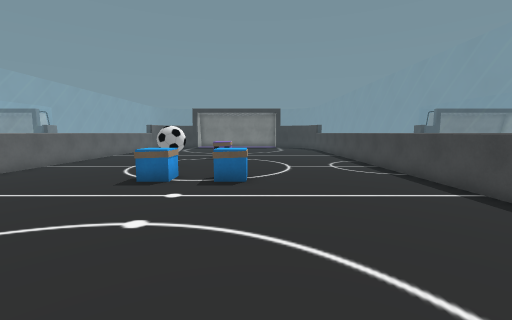
[1] (above)

13 first-person views from a walk through a Unity game level. The camera is 1.5 m above the floor, tilts 6° down and sees 90° across. The floor is counted in squares, 1 m on a side. Each view is taken from the middle of a square. On the plan, view 1 faces up. The plan holds only what a view shows up to about 13 squares ahead; the rest is blank. The place goes on beyond the plan. The player is left out. Some surface patterns are stand-ins.

[2]
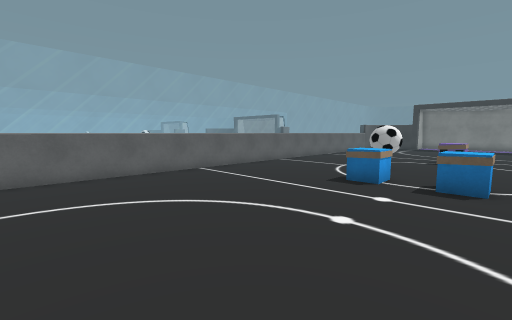

[3]
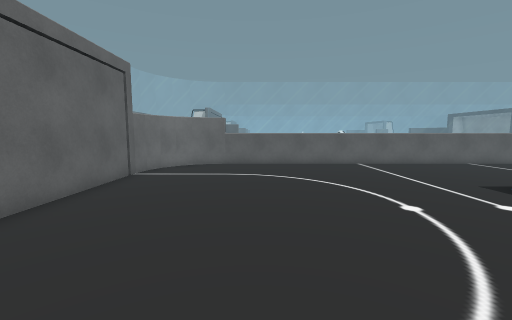

[4]
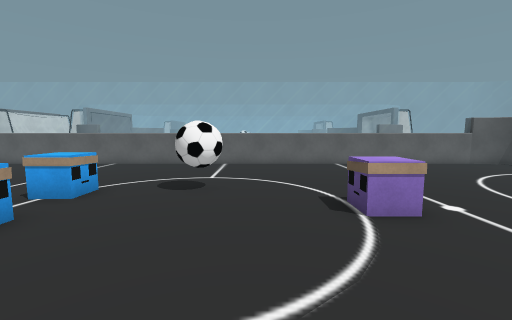

[5]
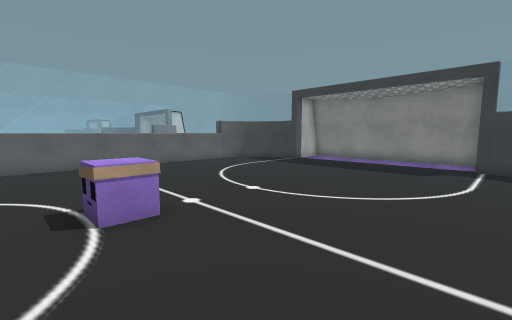

[6]
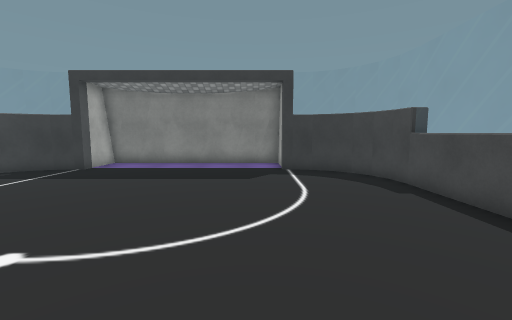

[7]
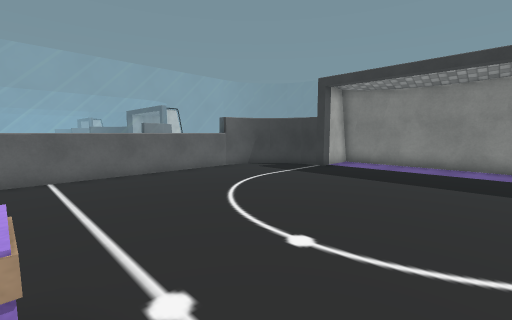

[8]
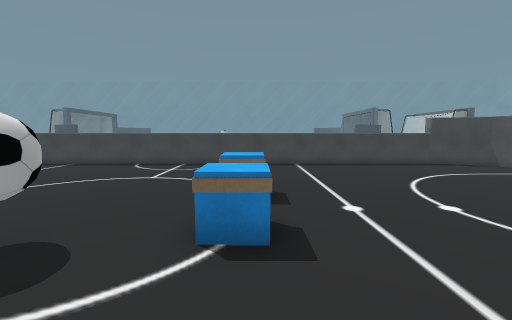

[9]
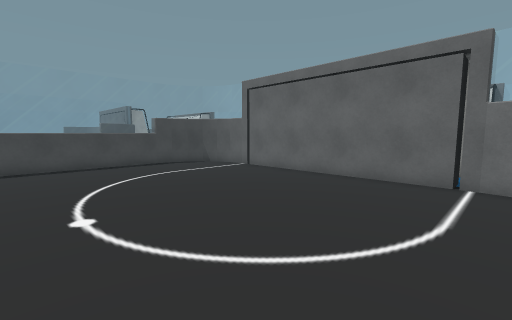

[10]
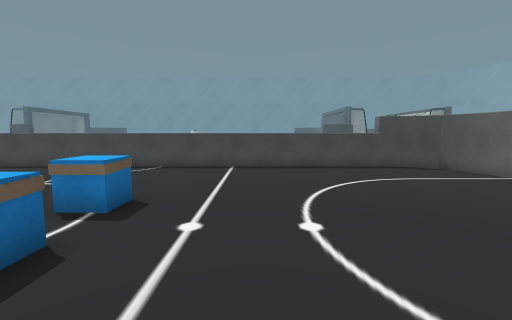

[11]
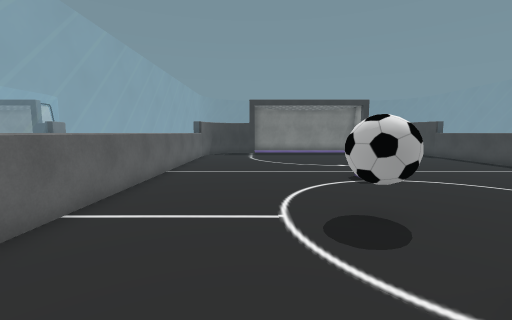

[12]
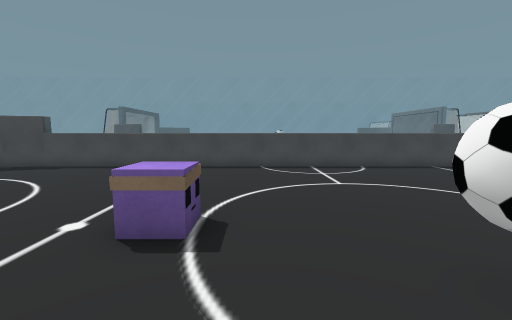

[13]
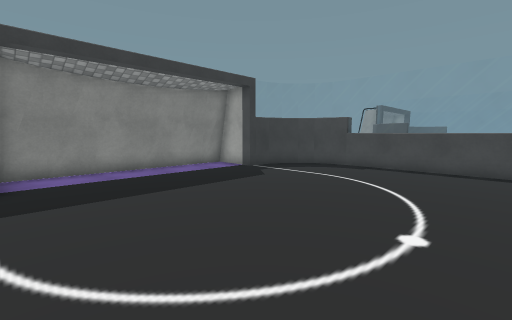

### Floor plan
Points are (right, up) in squares from view 1. A wall is a line through its corners. A room is listed if a view was taken in it or the views show most of it. See-through windows are left out.
Room 1 (views 1, 2, 3, 4, 5, 6, 7, 8, 9, 10, 11, 12, 13)
walls: (-9.5, 23.6) (-9.5, -0.5) (-9.4, -1.3); (5.4, 24.2) (5.1, 25.1); (-9.4, 24.4) (-9.5, 23.5); (5.5, -0.6) (5.5, 23.5) (5.4, 24.3); (5.1, 25) (4.6, 25.7); (-9.1, 25.1) (-9.4, 24.3); (-9.4, -1.2) (-9.1, -2); (-6.4, 26.5) (-7.4, 26.4); (4.7, 25.6) (4, 26.1); (-8.6, 25.7) (-9.1, 25); (2.6, 26.5) (2.1, 26.5) (2.1, 28.5) (-6.1, 28.5) (-6.1, 26.5) (-6.5, 26.5); (5.4, -1.3) (5.5, -0.5); (-7.2, 26.4) (-8, 26.1) (-8.7, 25.6); (4.1, 26.1) (3.3, 26.4); (3.4, 26.4) (2.4, 26.5); (-9.2, -1.9) (-8.6, -2.7); (-8.7, -2.6) (-8, -3.1) (-7.2, -3.4); (4.6, -2.7) (5.1, -2) (5.4, -1.2); (-6.6, -3.5) (2.5, -3.5) (3.3, -3.4) (4.1, -3.1); (-7.3, -3.4) (-6.5, -3.5); (3.9, -3.2) (4.7, -2.6); (2.1, 28.7) (-6.1, 28.7)
objects: other object (-4, 11) to (-3, 12); other object (-3, 8) to (-3, 9); other object (-2, 15) to (-2, 16); other object (-1, 8) to (-1, 9)

Where each view was taken, in squares from view 1:
view 1: 0 up, 0 right, facing up
view 2: 0 up, 0 right, facing up-left
view 3: 1 up, 3 right, facing left
view 4: 13 up, 3 right, facing left
view 5: 14 up, 3 right, facing up-left
view 6: 16 up, 1 right, facing up
view 7: 16 up, 0 right, facing up-left
view 8: 8 up, 7 left, facing right
view 9: 5 up, 7 left, facing down-right
view 10: 5 up, 6 left, facing right
view 11: 7 up, 6 left, facing up
view 12: 14 up, 6 left, facing right
view 13: 18 up, 6 left, facing up-right
